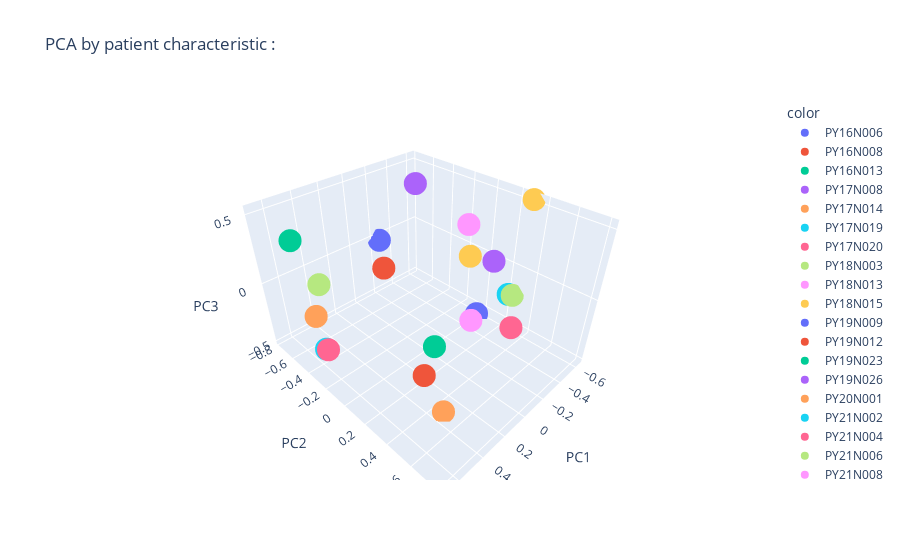

The code cell stored with this chart in its notebook:
### Code cell
fig = px.scatter_3d(
    pca_df,
    x = "PC1",
    y = "PC2",
    z = "PC3",
    #labels=labels,
    color=patient_chars_norm["patient"],
    title = "PCA by patient characteristic : "
)

fig.show()

### Figure 1 — Plotly figure (JSON) as saved in the notebook; plotly's stock layout.template omitted (floating-point values rounded to 4 significant figures)
{"data": [{"hovertemplate": "color=PY16N006<br>PC1=%{x}<br>PC2=%{y}<br>PC3=%{z}<extra></extra>", "legendgroup": "PY16N006", "marker": {"color": "#636efa", "symbol": "circle"}, "mode": "markers", "name": "PY16N006", "scene": "scene", "showlegend": true, "type": "scatter3d", "x": [-0.2444], "y": [-0.7672], "z": [-0.03209]}, {"hovertemplate": "color=PY16N008<br>PC1=%{x}<br>PC2=%{y}<br>PC3=%{z}<extra></extra>", "legendgroup": "PY16N008", "marker": {"color": "#EF553B", "symbol": "circle"}, "mode": "markers", "name": "PY16N008", "scene": "scene", "showlegend": true, "type": "scatter3d", "x": [-0.2509], "y": [-0.7413], "z": [-0.2807]}, {"hovertemplate": "color=PY16N013<br>PC1=%{x}<br>PC2=%{y}<br>PC3=%{z}<extra></extra>", "legendgroup": "PY16N013", "marker": {"color": "#00cc96", "symbol": "circle"}, "mode": "markers", "name": "PY16N013", "scene": "scene", "showlegend": true, "type": "scatter3d", "x": [0.6793], "y": [-0.3912], "z": [0.4756]}, {"hovertemplate": "color=PY17N008<br>PC1=%{x}<br>PC2=%{y}<br>PC3=%{z}<extra></extra>", "legendgroup": "PY17N008", "marker": {"color": "#ab63fa", "symbol": "circle"}, "mode": "markers", "name": "PY17N008", "scene": "scene", "showlegend": true, "type": "scatter3d", "x": [-0.3688], "y": [-0.4813], "z": [0.4796]}, {"hovertemplate": "color=PY17N014<br>PC1=%{x}<br>PC2=%{y}<br>PC3=%{z}<extra></extra>", "legendgroup": "PY17N014", "marker": {"color": "#FFA15A", "symbol": "circle"}, "mode": "markers", "name": "PY17N014", "scene": "scene", "showlegend": true, "type": "scatter3d", "x": [0.6538], "y": [-0.2954], "z": [-0.01853]}, {"hovertemplate": "color=PY17N019<br>PC1=%{x}<br>PC2=%{y}<br>PC3=%{z}<extra></extra>", "legendgroup": "PY17N019", "marker": {"color": "#19d3f3", "symbol": "circle"}, "mode": "markers", "name": "PY17N019", "scene": "scene", "showlegend": true, "type": "scatter3d", "x": [0.6431], "y": [-0.2549], "z": [-0.2661]}, {"hovertemplate": "color=PY17N020<br>PC1=%{x}<br>PC2=%{y}<br>PC3=%{z}<extra></extra>", "legendgroup": "PY17N020", "marker": {"color": "#FF6692", "symbol": "circle"}, "mode": "markers", "name": "PY17N020", "scene": "scene", "showlegend": true, "type": "scatter3d", "x": [0.639], "y": [-0.2402], "z": [-0.2651]}, {"hovertemplate": "color=PY18N003<br>PC1=%{x}<br>PC2=%{y}<br>PC3=%{z}<extra></extra>", "legendgroup": "PY18N003", "marker": {"color": "#B6E880", "symbol": "circle"}, "mode": "markers", "name": "PY18N003", "scene": "scene", "showlegend": true, "type": "scatter3d", "x": [0.6355], "y": [-0.2334], "z": [0.2364]}, {"hovertemplate": "color=PY18N013<br>PC1=%{x}<br>PC2=%{y}<br>PC3=%{z}<extra></extra>", "legendgroup": "PY18N013", "marker": {"color": "#FF97FF", "symbol": "circle"}, "mode": "markers", "name": "PY18N013", "scene": "scene", "showlegend": true, "type": "scatter3d", "x": [-0.5169], "y": [-0.1031], "z": [0.2464]}, {"hovertemplate": "color=PY18N015<br>PC1=%{x}<br>PC2=%{y}<br>PC3=%{z}<extra></extra>", "legendgroup": "PY18N015", "marker": {"color": "#FECB52", "symbol": "circle"}, "mode": "markers", "name": "PY18N015", "scene": "scene", "showlegend": true, "type": "scatter3d", "x": [-0.5234], "y": [-0.07723], "z": [-0.00222]}, {"hovertemplate": "color=PY19N009<br>PC1=%{x}<br>PC2=%{y}<br>PC3=%{z}<extra></extra>", "legendgroup": "PY19N009", "marker": {"color": "#636efa", "symbol": "circle"}, "mode": "markers", "name": "PY19N009", "scene": "scene", "showlegend": true, "type": "scatter3d", "x": [-0.5447], "y": [0.003867], "z": [-0.4974]}, {"hovertemplate": "color=PY19N012<br>PC1=%{x}<br>PC2=%{y}<br>PC3=%{z}<extra></extra>", "legendgroup": "PY19N012", "marker": {"color": "#EF553B", "symbol": "circle"}, "mode": "markers", "name": "PY19N012", "scene": "scene", "showlegend": true, "type": "scatter3d", "x": [0.3848], "y": [0.3618], "z": [-0.2415]}, {"hovertemplate": "color=PY19N023<br>PC1=%{x}<br>PC2=%{y}<br>PC3=%{z}<extra></extra>", "legendgroup": "PY19N023", "marker": {"color": "#00cc96", "symbol": "circle"}, "mode": "markers", "name": "PY19N023", "scene": "scene", "showlegend": true, "type": "scatter3d", "x": [0.3665], "y": [0.4239], "z": [0.01343]}, {"hovertemplate": "color=PY19N026<br>PC1=%{x}<br>PC2=%{y}<br>PC3=%{z}<extra></extra>", "legendgroup": "PY19N026", "marker": {"color": "#ab63fa", "symbol": "circle"}, "mode": "markers", "name": "PY19N026", "scene": "scene", "showlegend": true, "type": "scatter3d", "x": [-0.573], "y": [0.0987], "z": [0.0103]}, {"hovertemplate": "color=PY20N001<br>PC1=%{x}<br>PC2=%{y}<br>PC3=%{z}<extra></extra>", "legendgroup": "PY20N001", "marker": {"color": "#FFA15A", "symbol": "circle"}, "mode": "markers", "name": "PY20N001", "scene": "scene", "showlegend": true, "type": "scatter3d", "x": [0.3494], "y": [0.4903], "z": [-0.4828]}, {"hovertemplate": "color=PY21N002<br>PC1=%{x}<br>PC2=%{y}<br>PC3=%{z}<extra></extra>", "legendgroup": "PY21N002", "marker": {"color": "#19d3f3", "symbol": "circle"}, "mode": "markers", "name": "PY21N002", "scene": "scene", "showlegend": true, "type": "scatter3d", "x": [-0.6085], "y": [0.2272], "z": [-0.231]}, {"hovertemplate": "color=PY21N004<br>PC1=%{x}<br>PC2=%{y}<br>PC3=%{z}<extra></extra>", "legendgroup": "PY21N004", "marker": {"color": "#FF6692", "symbol": "circle"}, "mode": "markers", "name": "PY21N004", "scene": "scene", "showlegend": true, "type": "scatter3d", "x": [0.2191], "y": [0.7943], "z": [0.2806]}, {"hovertemplate": "color=PY21N006<br>PC1=%{x}<br>PC2=%{y}<br>PC3=%{z}<extra></extra>", "legendgroup": "PY21N006", "marker": {"color": "#B6E880", "symbol": "circle"}, "mode": "markers", "name": "PY21N006", "scene": "scene", "showlegend": true, "type": "scatter3d", "x": [-0.6167], "y": [0.2565], "z": [-0.2289]}, {"hovertemplate": "color=PY21N008<br>PC1=%{x}<br>PC2=%{y}<br>PC3=%{z}<extra></extra>", "legendgroup": "PY21N008", "marker": {"color": "#FF97FF", "symbol": "circle"}, "mode": "markers", "name": "PY21N008", "scene": "scene", "showlegend": true, "type": "scatter3d", "x": [0.3111], "y": [0.6179], "z": [0.2777]}, {"hovertemplate": "color=PY21N020<br>PC1=%{x}<br>PC2=%{y}<br>PC3=%{z}<extra></extra>", "legendgroup": "PY21N020", "marker": {"color": "#FECB52", "symbol": "circle"}, "mode": "markers", "name": "PY21N020", "scene": "scene", "showlegend": true, "type": "scatter3d", "x": [-0.6344], "y": [0.3108], "z": [0.5264]}], "layout": {"legend": {"title": {"text": "color"}, "tracegroupgap": 0}, "scene": {"domain": {"x": [0, 1], "y": [0, 1]}, "xaxis": {"title": {"text": "PC1"}}, "yaxis": {"title": {"text": "PC2"}}, "zaxis": {"title": {"text": "PC3"}}}, "title": {"text": "PCA by patient characteristic : "}}}
